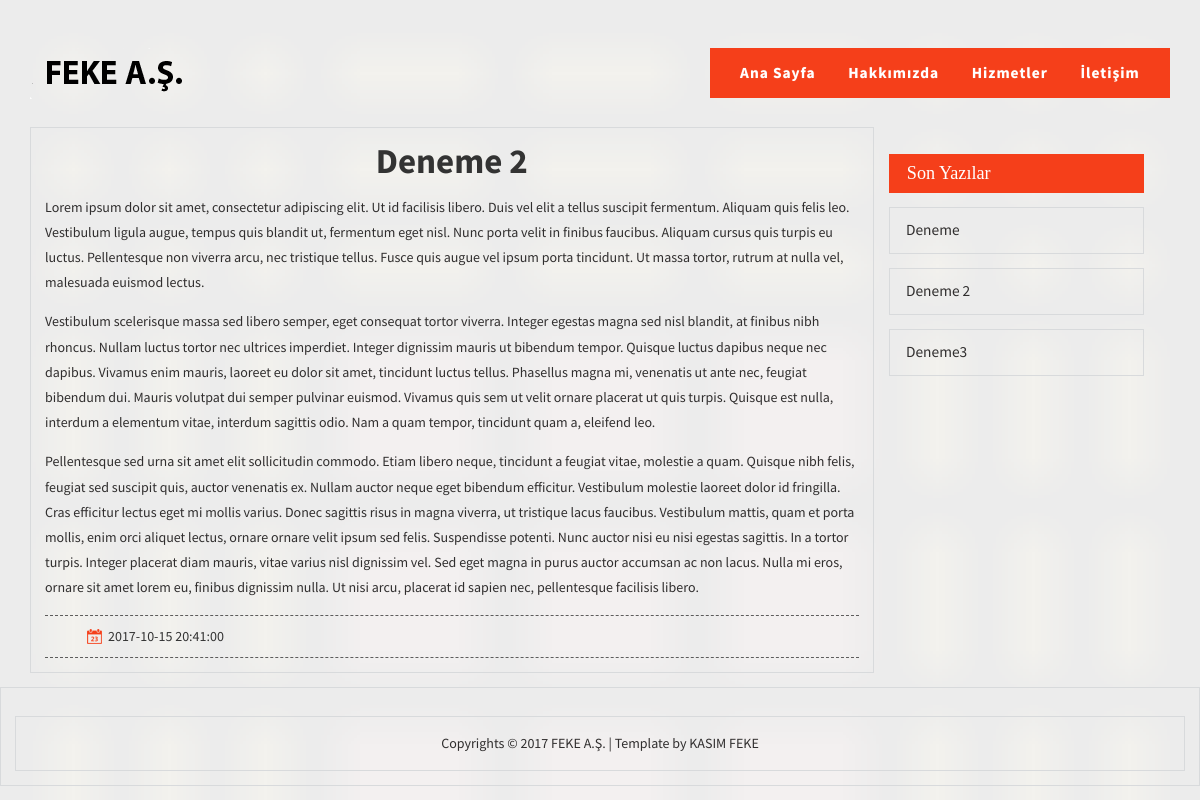
The app's page /single.php?sayfa_id=7 with its own data.
### tables this page shows
CREATE TABLE `ayarlar` (
  `ayar_id` int(11) NOT NULL,
  `ayar_logo` varchar(250) NOT NULL,
  `ayar_title` varchar(100) NOT NULL,
  `ayar_description` varchar(500) NOT NULL,
  `ayar_footer` varchar(500) NOT NULL,
  `ayar_adres` varchar(500) NOT NULL,
  `ayar_mail` varchar(100) NOT NULL,
  `ayar_telefon` varchar(50) NOT NULL
);

CREATE TABLE `menuler` (
  `menu_id` int(11) NOT NULL,
  `menu_ad` varchar(50) NOT NULL,
  `menu_url` varchar(300) NOT NULL,
  `menu_sira` varchar(50) NOT NULL DEFAULT '0'
);

CREATE TABLE `sayfalar` (
  `sayfa_id` int(11) NOT NULL,
  `sayfa_tarih` datetime NOT NULL,
  `sayfa_ad` varchar(100) NOT NULL,
  `sayfa_yazi` text NOT NULL,
  `sayfa_sira` int(50) NOT NULL,
  `sayfa_anasayfa` enum('0','1') NOT NULL DEFAULT '0'
);

### single.php (the view)
<?php include 'header.php';
$sayfa_id=$_GET['sayfa_id'];
$sayfasorgu=mysql_query("select * from sayfalar where sayfa_id='$sayfa_id'");
$sayfacek=mysql_fetch_assoc($sayfasorgu);
?>
<div class="container">
	<div class="content-top">
		<div class="single-top">
			<center><h3 style="font-size:35px; font-weight:bold;"><?php echo $sayfacek['sayfa_ad']; ?></h3></center>
			<p class="sin"><?php echo $sayfacek['sayfa_yazi']; ?></p>
			<div class="artical-links">
				<ul>
					<li><small> </small><span><?php echo $sayfacek['sayfa_tarih']; ?></span></li>
				</ul>
			</div>
		</div>
	</div>
	<?php include 'sidebar.php'; ?>
</div>
<div class="footer">
	<?php include 'footer.php' ?>
</div>

### header.php (shortened to what this page needs)
<?php include 'admin/netting/connect.php';
$ayarsor=mysql_query("select * from ayarlar");
$ayarcek=mysql_fetch_assoc($ayarsor);
 ?>
<!DOCTYPE HTML>
<html>
<head>
	<link href="css/bootstrap.css" rel="stylesheet" type="text/css" media="all">
	<link href="css/style.css" rel="stylesheet" type="text/css" media="all" />
</head>
<body>
	<div class="header">
		<div class="container">
			<div class="logo">
				<a href="index.php"><img src="<?php echo $ayarcek['ayar_logo']; ?>" class="img-responsive" alt=""></a>
			</div>
			<div class="head-nav">
				<ul class="cl-effect-1">
					<?php
					$menusorgu=mysql_query("select * from menuler");
					while ($menucek=mysql_fetch_assoc($menusorgu)) {
						?>
						<li class="active"><a href="<?php echo $menucek['menu_url']; ?>"><?php echo $menucek['menu_ad']; ?></a></li>
						<?php } ?>
						<div class="clearfix"></div>
					</ul>
				</div>
				<div class="clearfix"> </div>
			</div>
		</div>

### sidebar.php
<div class="col-md-3 bann-left">
	<h3>Son Yazılar</h3>
	<?php
	$sayfasorgu=mysql_query("select * from sayfalar");
	while ($sayfacek=mysql_fetch_assoc($sayfasorgu)) { ?>
	<div class="blo-top">
		<li><a href="single.php?sayfa_id=<?php echo $sayfacek['sayfa_id']; ?>"><?php echo $sayfacek['sayfa_ad']; ?></a></li>
	</div>
	<?php } ?>
</div>

### footer.php (shortened to what this page needs)
<div class="footer">
	<div class="copyright">
		<p><?php echo $ayarcek['ayar_footer']; ?></a></p>
	</div>
</div>

### css/style.css (style rules this page uses)
h4, h5, h6, h1, h2, h3 { margin-top: 0; }
ul, ol { margin: 0; }
p { margin: 0; }
html,body { font-family: 'Source Sans Pro', sans-serif; background: url(../images/sos.png)no-repeat; background-size: cover; -webkit-background-size: cover; -moz-background-size: cover; -o-background-size: cover; -ms-background-size: cover; }
body a { transition:0.5s all; -webkit-transition:0.5s all; -moz-transition:0.5s all; -o-transition:0.5s all; -ms-transition:0.5s all; }
.header { padding: 2em 0; }
.logo { float: left; }
.logo a { display:block; }
.head-nav ul li { display:inline-block; float:left; }
.head-nav { float: right; padding: 1em 1em; background:#f53f1a; }
.head-nav ul li a { position: relative; display: inline-block; margin: 0px 0px; outline: none; color: #fff; text-decoration: none; letter-spacing: 1px; font-weight: 700; text-shadow: 0 0 1px rgba(255,255,255,0.3); font-size: 1.1em; }
.head-nav ul { padding:0; margin: 0; }
*, *:after, *::before { -webkit-box-sizing: border-box; -moz-box-sizing: border-box; box-sizing: border-box; }
.head-nav ul li { display: inline-block; margin: 0; outline: none; text-decoration: none; letter-spacing: 1px; }
.head-nav ul li a { color: #000; }
.head-nav ul li a:hover,.head-nav ul li.active a { color:#FFF; }
.cl-effect-1 a::before, .cl-effect-1 a::after { display: inline-block; opacity: 0; -webkit-transition: -webkit-transform 0.3s, opacity 0.2s; -moz-transition: -moz-transform 0.3s, opacity 0.2s; transition: transform 0.3s, opacity 0.2s; }
.cl-effect-1 a::before { margin-right: 10px; content: '['; -webkit-transform: translateX(20px); -moz-transform: translateX(20px); transform: translateX(20px); }
.cl-effect-1 a::after { margin-left: 10px; content: ']'; -webkit-transform: translateX(-20px); -moz-transform: translateX(-20px); transform: translateX(-20px); }
.blo-top { padding: 1px 1px; border: 1px solid #D8DADC; margin: 1em 0; }
.blo-top li { display: block; line-height: 1px; }
.blo-top li a { color: #302e2e; font-size: 1.1em; line-height: 2.8em; padding: 1em; text-decoration: none; }
.bann-left h3 { background: #f53f1a; color: #fff; padding: 0.5em 1em; margin: 1.5em 0 0; font-size: 1.3em; font-family: 'Libre Baskerville', serif; }
.footer { padding: 1em 1em; border: 1px solid #D8DADC; margin: 1em 0 0; }
.copyright { margin: 0 0 0; text-align: center; }
.copyright p { color: #302e2e; font-size: 1em; line-height: 1.8em; margin: 0; }
.single-top p { color:#302e2e; font-size: 1em; font-weight: 400; margin: 1em 0; line-height: 1.8em; }
.single-top { float: left; width: 74%; padding: 1em; border: 1px solid #D8DADC; }
.artical-links { padding: 10px 0px; border: 1px dashed rgba(0, 0, 0, 0.61); border-left: none; margin-top: 5px; border-right: none; }
.artical-links ul li small { background: url(../images/img-sprite.png)no-repeat -9px -2px; width: 20px; height: 20px; display: inline-block; margin-right: 3px; vertical-align: middle; }
.artical-links ul li { display: inline-block; }

### records on screen
ayarlar: ayar_logo (picture), ayar_footer "Copyrights © 2017 FEKE A.Ş. | Template by KASIM FEKE"
menuler: menu_ad "Ana Sayfa"
menuler: menu_ad "Hakkımızda"
menuler: menu_ad "Hizmetler"
menuler: menu_ad "İletişim"
sayfalar: sayfa_ad "Deneme 2", sayfa_yazi "Lorem ipsum dolor sit amet, consectetur adipiscing elit. Ut id facilisis libero. Duis vel elit a tellus suscipit fermentum. Aliquam quis felis leo. Vestibulum ligula augue, tempus quis blandit ut, fermentum eget nisl. Nunc porta velit in finibus faucibus. Aliquam cursus quis turpis eu luctus. Pellentesque non viverra arcu, nec tristique tellus. Fusce quis augue vel ipsum porta tincidunt. Ut massa tortor, rutrum at nulla vel, malesuada euismod lectus. Vestibulum scelerisque massa sed libero semper, eget consequat tortor viverra. Integer egestas magna sed nisl blandit, at finibus nibh rhoncus. Nullam luctus tortor nec ultrices imperdiet. Integer dignissim mauris ut bibendum tempor. Quisque…", sayfa_tarih "2017-10-15 20:41:00"
sayfalar: sayfa_ad "Deneme"
sayfalar: sayfa_ad "Deneme3"
